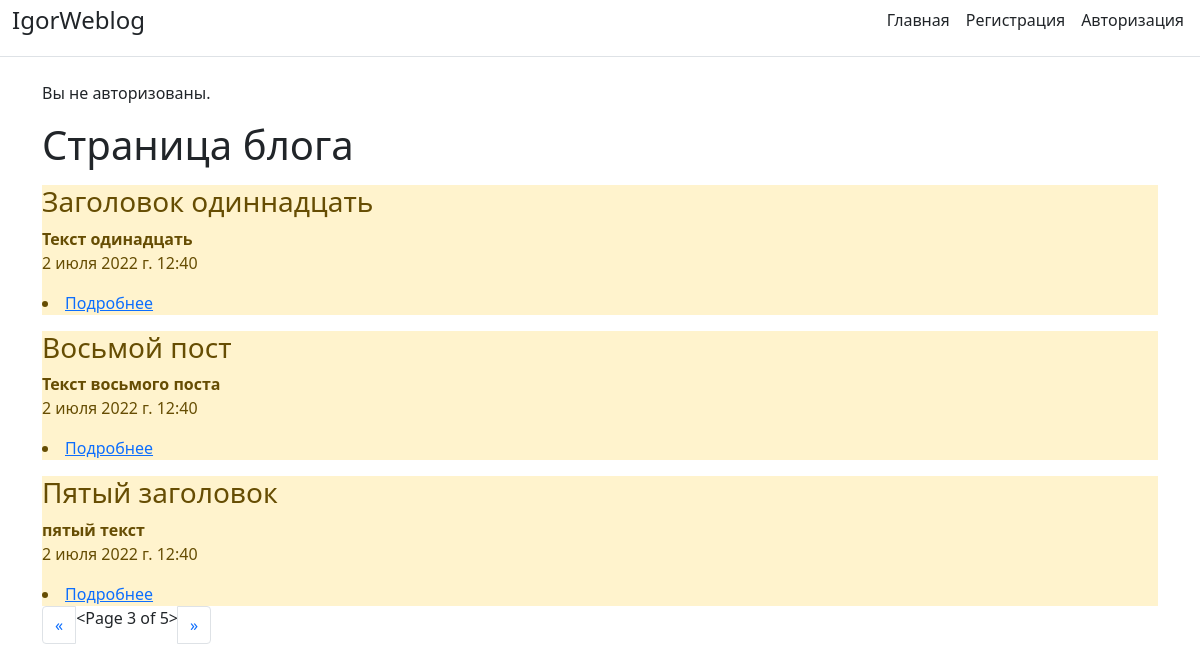
/?page=3, run on the app's committed database.
### Blog/models.py (models this page shows, shortened)
class Task(models.Model):
    title = models.CharField('Название', max_length=50)
    task = models.TextField('Текст')
    created_dt = models.DateTimeField('Дата', auto_now=True)
    publish = models.DateTimeField('Публикация', default=timezone.now)
    slug = models.SlugField('Ссылка', max_length=250, unique=True, null=False, blank=True, db_index=True)
    class Meta:
        verbose_name = 'Пост'
        verbose_name_plural = 'Посты'

### Blog/views.py (the view)
# urls.py: path('', views.index, name='index'),
def index(request):
    tasks = Task.objects.all().order_by('-id')
    if 'page' in request.GET:
        page = request.GET.get('page')
    else:
        page = 1
    paginator = Paginator(tasks, 3)
    try:
        tasks = paginator.page(page)
    except PageNotAnInteger:
        tasks = paginator.page(1)
    except EmptyPage:
        tasks = paginator.page(paginator.num_pages)
    page_number = request.GET.get('page')
    page_obj = paginator.get_page(page_number)
    context = {'title': 'Блог главная', 'tasks': tasks, 'page_obj': page_obj, 'page_number': page_number, 'page': page}
    return render(request, 'Blog/index.html', context)

### Blog/templates/Blog/index.html (shortened to what this page needs)
{% extends 'Blog/base.html' %}
{% block content %}
    <h1>Страница блога</h1>
    {% if tasks %}
        {% for i in tasks %}
            <div class="alert-warning mt-3", class="container">
                <h3>{{ i.title }}</h3>
                <b>{{ i.task | truncatewords:10}}</b>
                <p>{{ i.created_dt }}</p>
                <li><a href="/article_detail/{{i.slug}}">Подробнее</a></li>
            </div>
        {% endfor %}
    {% else %}
                <p>У нас нет записей</p>
    {% endif %}
<nav id="pagination" class="col align-self-center" aria-label="Page navigation example">
    <ul class="pagination">
        {% if page_obj.has_previous %}
        <li class="page-item"><a class="page-link" href="?page={{ page_obj.previous_page_number }}">&laquo;</a></li>
        {% else %}
        <li class="page-item disabled"><span class="page-link" href="#" tabindex="-1" aria-disabled="true">&laquo;</span></li>
        {% endif %}
        <li>{{ page_obj }}</li>
        {% if page_obj.has_next %}
        <li class="page-item"><a class="page-link" href="?page={{ page_obj.next_page_number }}">&raquo;</a></li>
        {% else %}
        <li class="page-item disabled"><span class="page-link" href="#" tabindex="-1" aria-disabled="true">&raquo;</span></li>
        {% endif %}
        </ul>
</nav>
</div>
{% endblock %}

### data on the page
Task: title "Заголовок одиннадцать", task "Текст одинадцать", created_dt "2 июля 2022 г. 12:40"
Task: title "Восьмой пост", task "Текст восьмого поста", created_dt "2 июля 2022 г. 12:40"
Task: title "Пятый заголовок", task "пятый текст", created_dt "2 июля 2022 г. 12:40"

### other printed values
{{ page_obj }} "<Page 3 of 5>"
